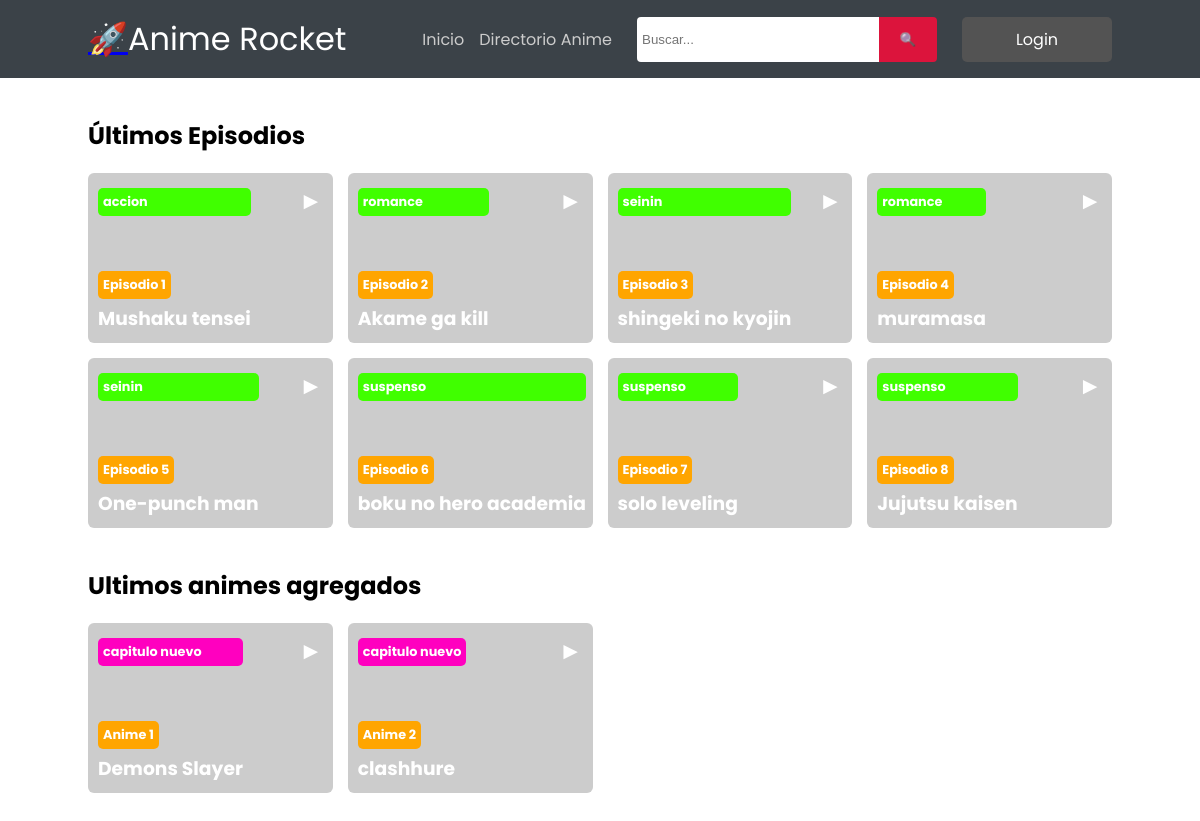
Before: / with the older database file.
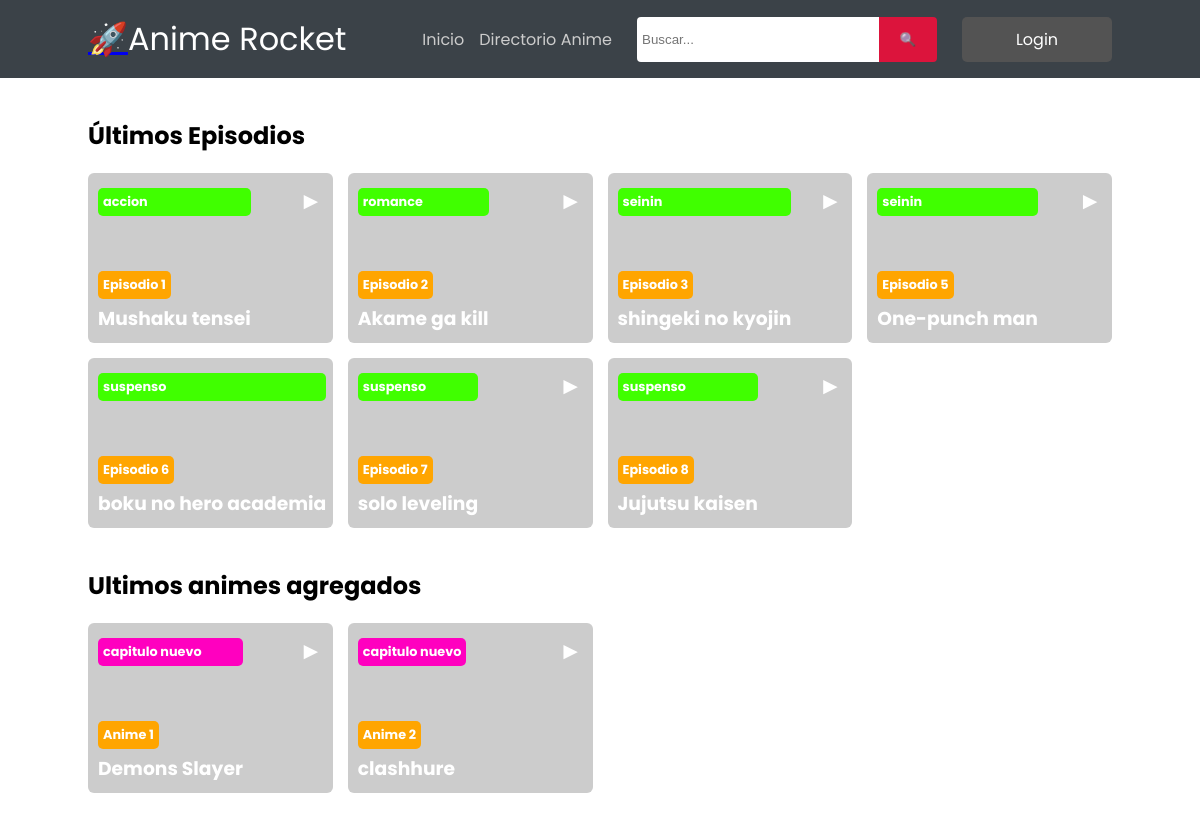
After: the same page with the newer database file.
### tables this page shows
CREATE TABLE `videos` (
  `id` int(11) NOT NULL,
  `capitulo` varchar(55) NOT NULL,
  `thumbnail` varchar(255) NOT NULL,
  `archivo` varchar(255) NOT NULL,
  `categoria` varchar(11) NOT NULL,
  `anime` int(4) NOT NULL,
  `fecha_insercion` date NOT NULL,
  `fecha_publicacion` timestamp NOT NULL DEFAULT current_timestamp() ON UPDATE current_timestamp(),
  `orden` int(4) NOT NULL,
  `v_status` decimal(5,0) NOT NULL,
  `tipo` float NOT NULL
);

CREATE TABLE `rv_categoria` (
  `id` int(11) NOT NULL,
  `categoria` varchar(50) NOT NULL
);

### config/videos.php (called while the page is built, shortened)
<?php
class videos extends mysqli
{
    public function get_videos(){
        $consulta = "SELECT v.id, v.capitulo, v.thumbnail, v.archivo, c.categoria, v.anime, v.fecha_insercion, v.orden, v.v_status FROM videos v INNER JOIN rv_categoria c ON v.categoria = c.id";
        $query=$this->query($consulta);
        return $query;
    }
}
?>

### config/listas.php (called while the page is built, shortened)
<?php
class listas extends mysqli
{
    public function get_listas($texto = ""){
        $consulta = "SELECT s.id, s.titulo, s.thumbnail, s.capitulos, s.fecha_insercion, s.votos, s.anio, s.l_tipo, s.l_categoria, c.status FROM listas s LEFT JOIN status c ON s.l_status = c.id ";
        $query=$this->query($consulta);
        return $query;
    }
}

### index.php (the view, shortened to what this page needs)
<!DOCTYPE html>
<html lang="es-MX">
<head>
  <link rel="stylesheet" href="css/styles.css">
</head>
<body>
  <header>
    <div class="header">
    <div class="logo"><a href="#" id="togglesidebar">🚀</a>Anime Rocket</div>
      <nav>
        <ul>
          <li><a href="index.php">Inicio</a></li>
          <li><a href="directorio.php">Directorio Anime</a></li>
        </ul>
        <div id="search">
         <form action= "index.php" method= "POST">
          <input type="text" placeholder="Buscar..." name="texto">
          <input type="submit" name="search" value="🔍">
       </form>
      </div>
        <a href="admin/index.html" class="login">Login</a>
      </nav>
    </div>
  </header>
  <section id="main">
    <h2>Últimos Episodios</h2>
    <div class="episodes">
    <?php
        require_once 'config/videos.php';
        require_once 'config/listas.php';
        $videos= new videos("localhost","root","","anime_rocket");
        if (isset($_POST['search'])){
          $result = $videos ->search($_POST['texto']);
        } else {
            $result = $videos ->get_videos();
        }
        while ($row = $result ->fetch_array()) {
    ?>
      <div class="episode">
        <p class="icon">►</p>
        <img src="<?php echo $row ['thumbnail']; ?>" alt="">
        <div class="episode_description">
        <h3 class="episode_cat"><?php echo $row['categoria']  ?></h3>
          <p class="episode_number">Episodio <?php echo $row ['id'];?></p>
          <h3 class="episode_title"><?php echo $row ['capitulo'];?></h3>
        </div>
      </div>
    <?php
    }
    ?>
    </div>
</section>
<section id="main">
<h1>Ultimos animes agregados</h1>
<div class="episodes">
<?php
        $listas= new listas ("localhost","root","","anime_rocket");
        if (isset($_POST['search'])){
          $result = $listas ->get_listas($_POST['texto']);
        } else {
            $result = $listas ->get_listas();
        }
        while ($row = $result ->fetch_array()) {
    ?>
      <div class="episode">
        <p class="icon">►</p>
        <img src="<?php echo $row ['thumbnail']; ?>" alt="">
        <div class="episode_description">
        <h3 class="episode_lis"><?php echo $row['status'];?></h3>
          <p class="episode_number">Anime <?php echo $row ['id'];?></p>
          <h3 class="episode_title"><?php echo $row ['titulo'];?></h3>
        </div>
      </div>
    <?php
    }
    ?>
    </div>
  </section>
</body>
</html>

### css/styles.css (style rules this page uses)
* { margin: 0; padding: 0; }
body { font-family: 'Poppins', sans-serif; }
header { background: #3b4248; padding: 15px 0; width: 100%; }
.header { display: flex; max-width: 1024px; margin: auto; align-items: center; justify-content: space-between; }
.logo { font-size: 2rem; color: #fff; }
nav { display: flex; gap: 25px; }
nav ul { list-style: none; display: flex; align-items: center; gap: 15px; }
nav ul a { text-decoration: none; color: #ccc; font-size: 1rem; display: block; transition: all 0.5s ease; }
#search form { display: flex; align-items: center; width: 300px; }
#search form input { width: 80%; height: 35px; padding: 5px; border: none; border-radius: 4px 0 0 4px; }
#search form input[type='submit'] { width: 20%; height: 45px; background-color: crimson; border: none; border-radius: 0 4px 4px 0; }
.login { display: flex; justify-content: center; align-items: center; width: 150px; background: #535353; border-radius: 5px; text-decoration: none; color: #fff; text-align: center; transition: all 0.5s ease; }
#main { max-width: 1024px; margin: 40px auto; }
.episodes { display: grid; grid-template-columns: repeat(4, 1fr); gap: 15px; margin-top: 20px; }
.episode { position: relative; overflow: hidden; border-radius: 6px; cursor: pointer; }
.episode img { width: 100%; height: 100%; object-fit: cover; transition: all 0.5s ease-in-out; }
.icon { color: #fff; font-size: 1.5rem; position: absolute; top: 10px; right: 10px; }
.episode_description { position: absolute; bottom: 10px; left: 10px; color: #fff; }
.episode_number { background: orange; font-size: 0.8rem; font-weight: bold; width: auto; padding: 5px; border-radius: 5px; display: inline-block; margin-bottom: 5px; }
.episode_cat { background: rgb(64, 255, 0); padding: 5px; font-weight: bold; border-radius: 5px; display: right; margin-bottom: 55px; font-size: 0.8rem; }
.episode_lis { background: rgb(255, 0, 191); padding: 5px; font-weight: bold; border-radius: 5px; display: right; margin-bottom: 55px; font-size: 0.8rem; }

Changed rows visible on the page:
removed videos: rv_categoria.categoria "romance", id "4", capitulo "muramasa"
